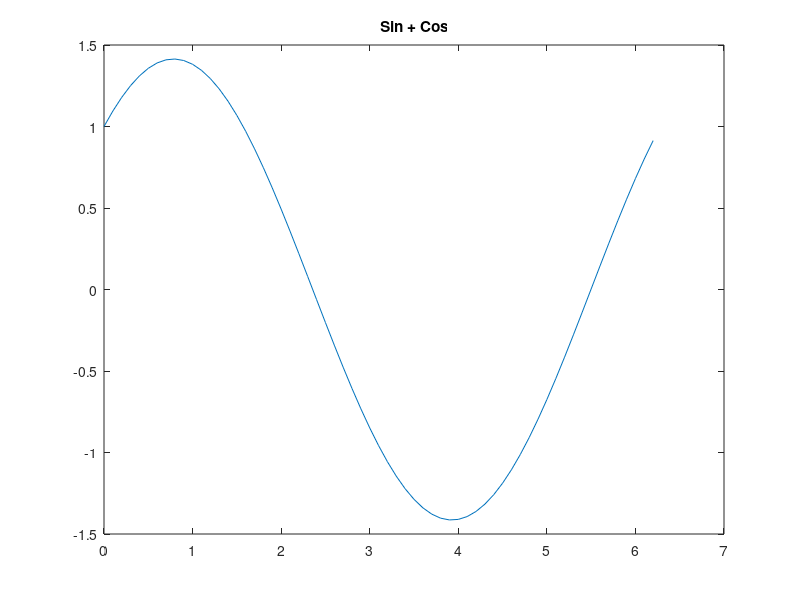

Reproduce this figure in MATLAB.
% MATLAB Multiple Plots Test
% Tests plotting multiple functions

disp('Creating multiple function plots...');

% Create X data
x = [0:0.1:6.28];

% First plot - Sine
y1 = sin(x);
plot(x, y1);
title('Sine Wave');

% Second plot - Cosine
y2 = cos(x);
plot(x, y2);
title('Cosine Wave');

% Third plot - Combined
y3 = sin(x) + cos(x);
plot(x, y3);
title('Sin + Cos');

disp('All plots created!');
